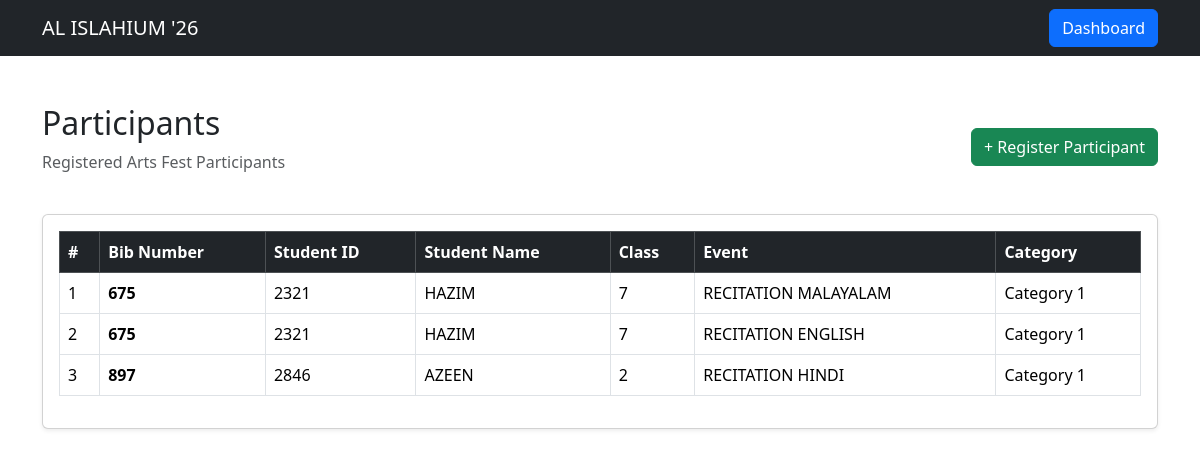
Page /participants/ on the committed database.
### participants/models.py (models this page shows, shortened)
class Participant(models.Model):
    student = models.ForeignKey(
        Student,
        on_delete=models.CASCADE
    )
    event = models.ForeignKey(
        Event,
        on_delete=models.CASCADE
    )
    bib_number = models.CharField(
        max_length=20
    )
    registered_at = models.DateTimeField(
        auto_now_add=True
    )

### students/models.py (models this page shows, shortened)
class Student(models.Model):
    student_id = models.CharField(
        max_length=20,
        unique=True
    )
    name = models.CharField(
        max_length=100
    )
    class_name = models.CharField(
        max_length=20
    )
    division = models.CharField(
        max_length=10,
        blank=True
    )
    house = models.CharField(
        max_length=50
    )
    phone = models.CharField(
        max_length=15,
        blank=True
    )

### events/models.py (models this page shows, shortened)
class Event(models.Model):
    EVENT_TYPES = [
        ("Individual", "Individual"),
        ("Group", "Group"),
    ]
    event_name = models.CharField(
        max_length=100
    )
    category = models.ForeignKey(
        Category,
        on_delete=models.CASCADE
    )
    event_type = models.CharField(
        max_length=20,
        choices=EVENT_TYPES
    )
    stage = models.CharField(
        max_length=50
    )

class Category(models.Model):
    name = models.CharField(
        max_length=50
    )
    classes = models.CharField(
        max_length=100
    )

### participants/views.py (the view)
# urls.py: path("", views.participant_list, name="participant_list"),
def participant_list(request):
    participants = Participant.objects.all()
    return render(
        request,
        "participants/participant_list.html",
        {
            "participants": participants
        }
    )

### templates/participants/participant_list.html (shortened to what this page needs)
<!DOCTYPE html>
<html lang="en">
<head>
    <link
        href="https://cdn.jsdelivr.net/npm/bootstrap@5.3.3/dist/css/bootstrap.min.css"
        rel="stylesheet">
</head>
<body>
<nav class="navbar navbar-dark bg-dark">
    <div class="container">
        <a class="navbar-brand" href="/">
            AL ISLAHIUM '26
        </a>
        <a
            href="{% url 'dashboard' %}"
            class="btn btn-primary"
        >
            Dashboard
        </a>
    </div>
</nav>
<div class="container mt-5">
    <div class="d-flex justify-content-between align-items-center">
        <div>
            <h2>Participants</h2>
            <p class="text-muted">
                Registered Arts Fest Participants
            </p>
        </div>
        <a
            href="{% url 'register_participant' %}"
            class="btn btn-success"
        >
            + Register Participant
        </a>
    </div>
    <div class="card shadow-sm mt-4">
        <div class="card-body">
            <div class="table-responsive">
                <table class="table table-bordered table-hover">
                    <thead class="table-dark">
                        <tr>
                            <th>#</th>
                            <th>Bib Number</th>
                            <th>Student ID</th>
                            <th>Student Name</th>
                            <th>Class</th>
                            <th>Event</th>
                            <th>Category</th>
                        </tr>
                    </thead>
                    <tbody>
                        {% for participant in participants %}
                        <tr>
                            <td>
                                {{ forloop.counter }}
                            </td>
                            <td>
                                <strong>
                                    {{ participant.bib_number }}
                                </strong>
                            </td>
                            <td>
                                {{ participant.student.student_id }}
                            </td>
                            <td>
                                {{ participant.student.name }}
                            </td>
                            <td>
                                {{ participant.student.class_name }}
                            </td>
                            <td>
                                {{ participant.event.event_name }}
                            </td>
                            <td>
                                {{ participant.event.category.name }}
                            </td>
                        </tr>
                        {% endfor %}
                    </tbody>
                </table>
            </div>
        </div>
    </div>
</div>
</body>
</html>

### rows in the picture
Participant: bib_number "675", student.student_id "2321", student.name "HAZIM", student.class_name "7", event.event_name "RECITATION MALAYALAM", event.category.name "Category 1"
Participant: bib_number "675", student.student_id "2321", student.name "HAZIM", student.class_name "7", event.event_name "RECITATION ENGLISH", event.category.name "Category 1"
Participant: bib_number "897", student.student_id "2846", student.name "AZEEN", student.class_name "2", event.event_name "RECITATION HINDI", event.category.name "Category 1"
